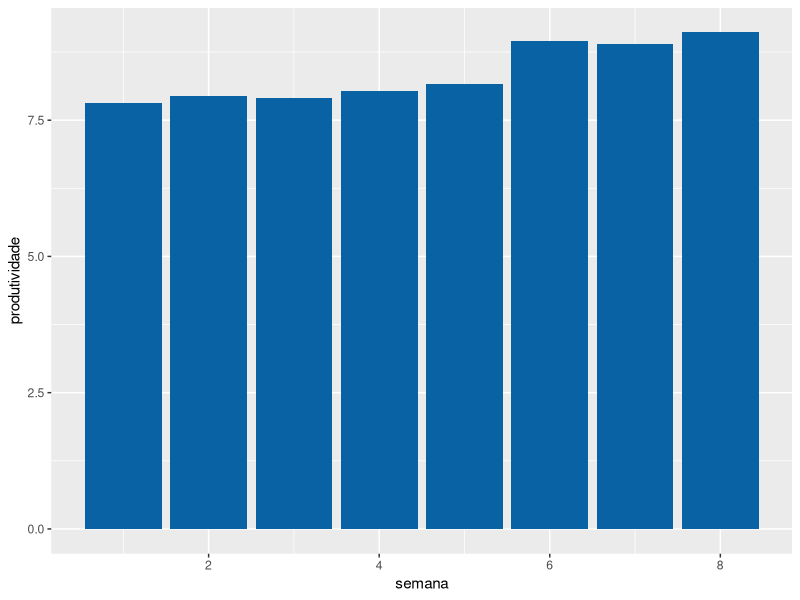
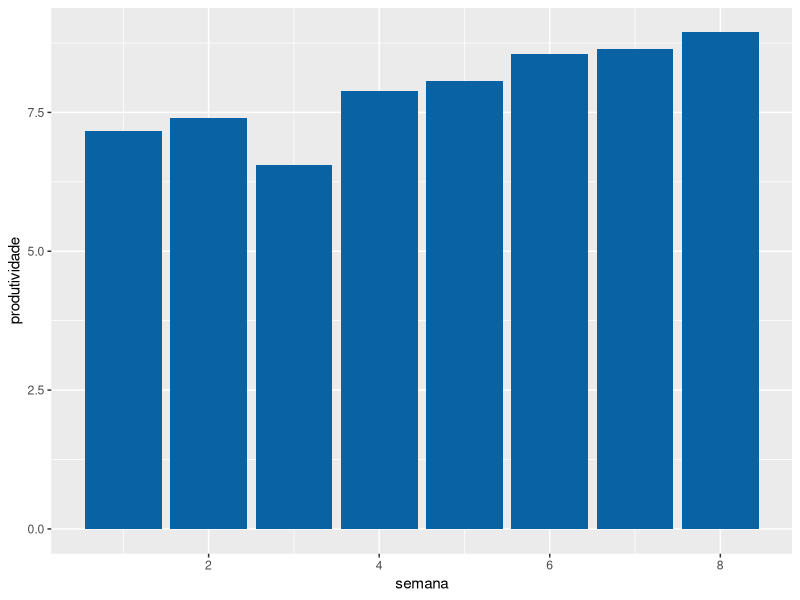
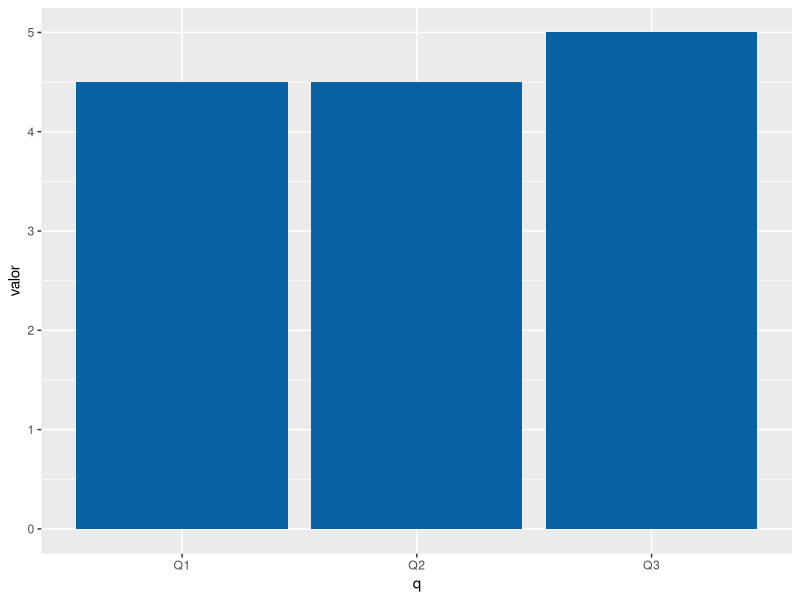
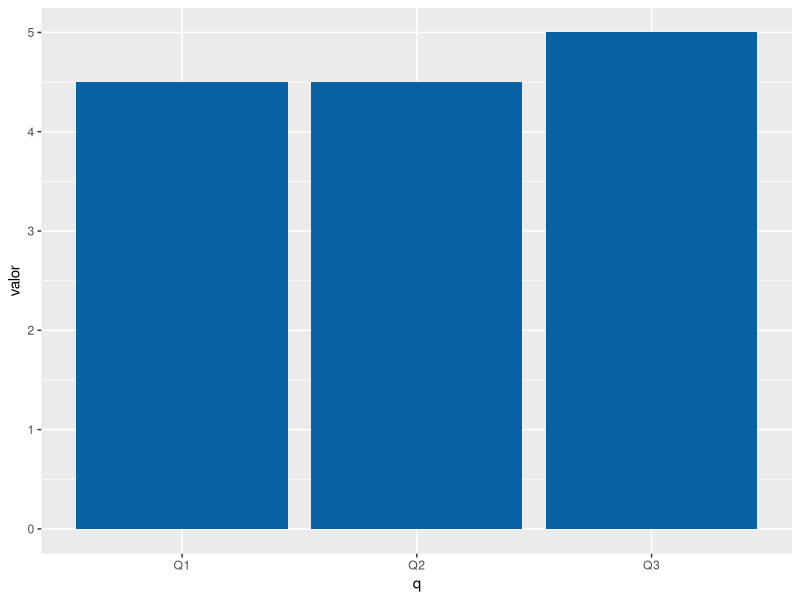

The R source for these figures, in order:
## ---- chunk 1
knitr::opts_chunk$set(echo = TRUE)
library(dplyr)
library(ggplot2)
## ---- chunk 2
time1 <- read.csv(file="time1.csv", header=TRUE, sep=",")
time2 <- read.csv(file="time2.csv", header=TRUE, sep=",")
## ---- chunk 3

ggplot(data = time1, aes(y = produtividade, x = semana)) +
  geom_bar(stat = "identity", fill = "#0862A4")


## ---- chunk 4

ggplot(data = time2, aes(y = produtividade, x = semana)) +
  geom_bar(stat = "identity", fill = "#0862A4")

## ---- chunk 5
time1Aval <- read.csv(file="time1Aval.csv", header=TRUE, sep=",")
time2Aval <- read.csv(file="time2Aval.csv", header=TRUE, sep=",")
## ---- chunk 6

ggplot(data = time1Aval, aes(y = valor, x = q)) +
  geom_bar(stat = "identity", fill = "#0862A4")


## ---- chunk 7

ggplot(data = time2Aval, aes(y = valor, x = q)) +
  geom_bar(stat = "identity", fill = "#0862A4")


